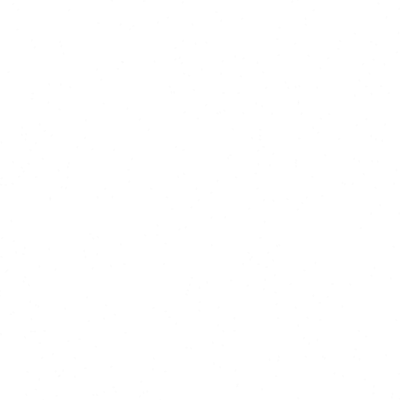
Frame 1 (no input)
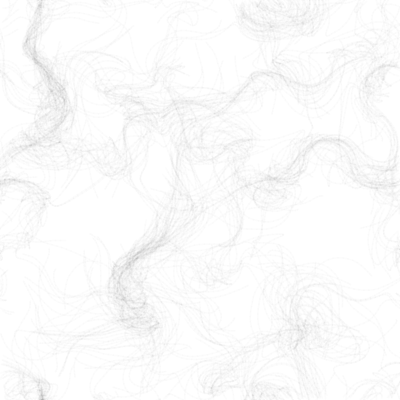
Frame 60 (no input)
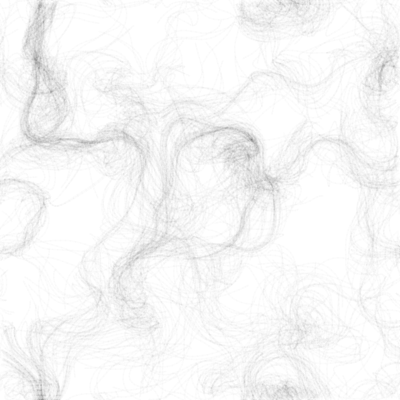
Frame 120 (the mouse pressed at the canvas centre since frame 60)

The p5.js sketch that drew these frames (run headless with seeded random() and noise() and a simulated clock; from frame 60 on, the mouse is pressed at the canvas centre):

// p5.js sketch
// ── sketch.js
var inc=0.1;
var scl = 10;
var cols, rows;
var canvas;
var zoff = 0;

var fr;
var particles = [];
var flowField = [];

function setup() {
	canvas = createCanvas(400, 400);
	// canvas.position(0, 0);
	// canvas.style('z-index','-1');
	background(255);
	cols = floor(width / scl);
	rows = floor(height / scl);
	fr = createP('');

	flowField = new Array(cols * rows);

	for (var i = 0; i < 400; i++) {
		particles[i] = new Particle();
	}
	
}

function draw() {
	//background(255);
	var yoff = 0;
	for (var y = 0 ; y <rows; y++){
		var xoff = 0;
			for (var x = 0 ; x <cols; x++){
				var index=(x + y * cols ); 
				var angle = noise(xoff , yoff, zoff) * TWO_PI * 4;
				var v = p5.Vector.fromAngle(angle);
				v.setMag(1);
				flowField[index] = v;
				xoff += inc;
				stroke(0, 50);
				push();
				translate(x * scl, y* scl);
				rotate(v.heading());
				strokeWeight(1);
				//line(0, 0, scl, 0);

				pop();

				//fill(r);
				//rect(x * scl, y * scl, scl, scl);
			}
			yoff += inc;
			zoff +=0.0001
	}
	for (var i = 0; i < particles.length; i++) {
		particles[i].follow(flowField);
		particles[i].update();
		particles[i].edges();
		particles[i].show();
	}

	fr.html(floor(frameRate()));
	//noLoop();
}//end draw()

// ── particle.js
function Particle(){
	this.pos = createVector(random(width), random(height));
	this.vel = createVector(0, 0);
	this.acc = createVector(0, 0);
	this.maxspeed = 5;

	this.update = function(){
		this.vel.add(this.acc);
		this.vel.limit(this.maxspeed);
		this.pos.add(this.vel);
		this.acc.mult(0);

	}

	this.prevPos = this.pos.copy();

	this.applyForce = function(force){
		this.acc.add(force);
	}

	this.show = function(){
		//var color = "color("++','+random(255)+','+random(255)+')';
		// stroke (random(255),random(255),random(255), 9);
		stroke(0,0,0,3);
		strokeWeight(2);
		line(this.pos.x, this.pos.y, this.prevPos.x, this.prevPos.y);
		this.updatePrev();
		//point(this.pos.x, this.pos.y);
	}

	this.updatePrev = function(){
		this.prevPos.x = this.pos.x;
		this.prevPos.y = this.pos.y;
	}

	this.edges = function(){
		if (this.pos.x > width){
			this.pos.x = 0;
			this.updatePrev();
		} 
		if (this.pos.x < 0){
			this.pos.x = width;
			this.updatePrev();
		} 
		if (this.pos.y > height){
			this.pos.y = 0;
			this.updatePrev();
		} 
		if (this.pos.y < 0){
			this.pos.y = height;
			this.updatePrev();
		} 
	}

	this.follow = function(vectors){
		var x = floor(this.pos.x / scl);
		var y = floor(this.pos.y / scl);
		var index = x + y * cols;
		var force = vectors[index];
		this.applyForce(force);
	}


}//end particle
